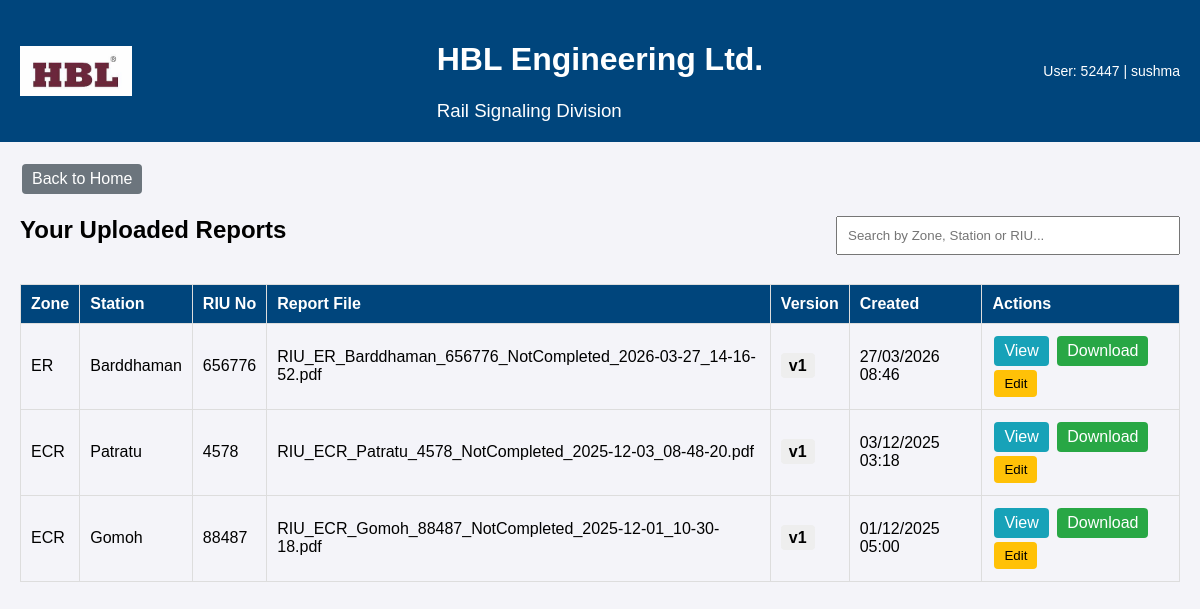
The page /RIU/viewReports.php (signed in) on the database its author committed.
### tables this page shows
CREATE TABLE `reports` (
  `id` int(11) NOT NULL,
  `zone` varchar(100) DEFAULT NULL,
  `station` varchar(100) DEFAULT NULL,
  `riu_no` varchar(100) DEFAULT NULL,
  `file_name` varchar(255) DEFAULT NULL,
  `version` int(11) DEFAULT NULL,
  `created_at` timestamp NOT NULL DEFAULT current_timestamp(),
  `file_path` varchar(255) DEFAULT NULL
);

### RIU/viewReports.php (the view, shortened to what this page needs)
<?php
$username = $_SESSION['username'];
$employee_name = $_SESSION['employee_name'] ?? 'Unknown';
$dsn = "mysql:host=localhost;dbname=maintainance;charset=utf8mb4";
$dbUser = "root";
$dbPass = "Hbl@1234";
try {
    $pdo = new PDO($dsn, $dbUser, $dbPass, [
        PDO::ATTR_ERRMODE => PDO::ERRMODE_EXCEPTION,
        PDO::ATTR_DEFAULT_FETCH_MODE => PDO::FETCH_ASSOC
    ]);
} catch (PDOException $e) {
    echo "DB connection error: " . htmlspecialchars($e->getMessage());
    exit;
}
$filterZone = isset($_GET['zone']) ? trim($_GET['zone']) : '';
try {
    if ($filterZone !== '') {
        $sql = "SELECT id, zone, station, riu_no, file_name, version, created_at, file_path
                FROM reports
                WHERE LOWER(zone) = LOWER(?)
                ORDER BY created_at DESC";
        $stmt = $pdo->prepare($sql);
        $stmt->execute([$filterZone]);
    } else {
        $sql = "SELECT id, zone, station, riu_no, file_name, version, created_at, file_path FROM reports ORDER BY created_at DESC";
        $stmt = $pdo->query($sql);
    }
    $reports = $stmt->fetchAll();
     foreach ($reports as $key => $row) {
        $sql2 = "SELECT riu_equip_no
                 FROM riu_info
                 WHERE zone = ? AND station = ? AND riu_no = ?
                 LIMIT 1";
        $stmt2 = $pdo->prepare($sql2);
        $stmt2->execute([$row['zone'], $row['station'], $row['riu_no']]);
        $riuInfo = $stmt2->fetch(PDO::FETCH_ASSOC);
        $reports[$key]['riu_equip_no'] = $riuInfo['riu_equip_no'] ?? null;
    }
} catch (Exception $e) {
    $reports = [];
}
?>
<!doctype html>
<html lang="en">
<head>
</head>
<body>
<header>
  <img src="./hbl logo.jpg" alt="HBL Logo">
  <div>
    <h1>HBL Engineering Ltd.</h1>
    <h3 style="margin:0; font-weight:400;">Rail Signaling Division</h3>
  </div>
  <div class="profile">User: <?php echo htmlspecialchars($username); ?> | <?php echo htmlspecialchars($employee_name); ?></div>
</header>
<div class="container">
  <a href="RIU_index.html" class="btn back-btn">Back to Home</a>
  <div class="search-row">
    <h2>Your Uploaded Reports<?php echo $filterZone ? ' — ' . htmlspecialchars($filterZone) : ''; ?></h2>
    <div style="text-align:right;">
      <input id="search-input" type="text" placeholder="Search by Zone, Station or RIU..." />
    </div>
  </div>
<?php if (!empty($reports)): ?>
  <table id="report-table">
    <thead>
      <tr>
        <th>Zone</th>
        <th>Station</th>
        <th>RIU No</th>
        <th>Report File</th>
        <th>Version</th>
        <th>Created</th>
        <th>Actions</th>
      </tr>
    </thead>
    <tbody>
    <?php foreach ($reports as $r):
        $zone = $r['zone'] ?? '';
        $station = $r['station'] ?? '';
        $riu = $r['riu_no'] ?? '';
        $file = $r['file_name'] ?? '';
        $version = $r['version'] ?? '';
        $created = isset($r['created_at']) ? date('d/m/Y H:i', strtotime($r['created_at'])) : '';
        $filePath = $r['file_path'] ?? ('reports/' . $file);
        $filePathEsc = htmlspecialchars($filePath);
        $rJson = htmlspecialchars(json_encode($r), ENT_QUOTES, 'UTF-8');
    ?>
      <tr data-zone="<?php echo htmlspecialchars(strtolower($zone)); ?>" data-station="<?php echo htmlspecialchars(strtolower($station)); ?>" data-riu="<?php echo htmlspecialchars(strtolower($riu)); ?>">
        <td><?php echo htmlspecialchars($zone); ?></td>
        <td><?php echo htmlspecialchars($station); ?></td>
        <td><?php echo htmlspecialchars($riu); ?></td>
        <td><?php echo htmlspecialchars($file); ?></td>
        <td><span class="version-badge">v<?php echo (int)$version; ?></span></td>
        <td><?php echo htmlspecialchars($created); ?></td>
        <td>
          <a class="btn view-btn" href="<?php echo $filePathEsc; ?>" target="_blank">View</a>
          <a class="btn download-btn" href="<?php echo $filePathEsc; ?>" download>Download</a>
          <button class="btn edit-btn" onclick='editRecord(<?php echo $rJson; ?>)'>Edit</button>
      </tr>
    <?php endforeach; ?>
    </tbody>
  </table>
<?php endif; ?>
</div>
</body>
</html>

### RIU/viewReports.php (style rules this page uses)
body { font-family: Arial, sans-serif; background-color: #f4f4f9; margin: 0; padding: 0; }
header { display:flex; align-items:center; justify-content:center; background:#00457C; color:#fff; padding:20px; position:relative; }
header img { position:absolute; left:20px; height:50px; }
.profile { position:absolute; right:20px; color:#fff; font-size:14px; }
.container { padding:20px; max-width:1200px; margin:0 auto; }
h2 { text-align:center; margin-top:8px; }
table { width:100%; border-collapse:collapse; margin-top:20px; }
th,td { padding:10px; border:1px solid #ddd; text-align:left; }
th { background:#00457C; color:#fff; }
.btn { padding:6px 10px; margin:2px; border:none; color:#fff; border-radius:4px; cursor:pointer; text-decoration:none; display:inline-block; }
.view-btn { background:#17a2b8; }
.edit-btn { background:#ffc107; color:#000; }
.download-btn { background:#28a745; }
.back-btn { background:#6c757d; }
.search-row { display:flex; justify-content:space-between; align-items:center; gap:10px; margin-top:12px; }
#search-input { padding:10px; width:320px; }
.version-badge { background:#eee; padding:4px 8px; border-radius:4px; font-weight:700; }

### rows shown on the page
reports: zone "ER", station "Barddhaman", riu_no "656776", file_name "RIU_ER_Barddhaman_656776_NotCompleted_2026-03-27_14-16-52.pdf", version "1", created_at "27/03/2026 08:46"
reports: zone "ECR", station "Patratu", riu_no "4578", file_name "RIU_ECR_Patratu_4578_NotCompleted_2025-12-03_08-48-20.pdf", version "1", created_at "03/12/2025 03:18"
reports: zone "ECR", station "Gomoh", riu_no "88487", file_name "RIU_ECR_Gomoh_88487_NotCompleted_2025-12-01_10-30-18.pdf", version "1", created_at "01/12/2025 05:00"

### other values the page prints
$username "52447"
$employee_name "sushma"
